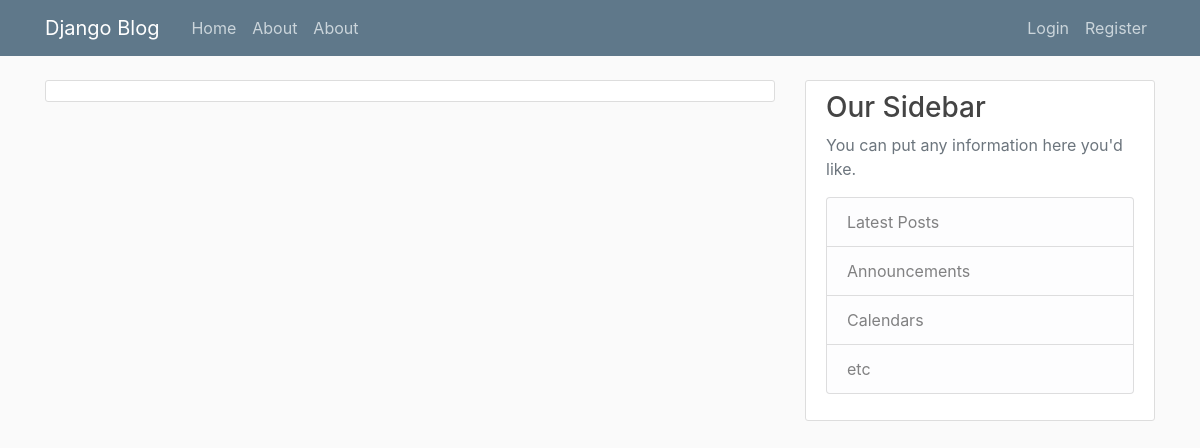
Page /movies/1/ on the earlier database version.
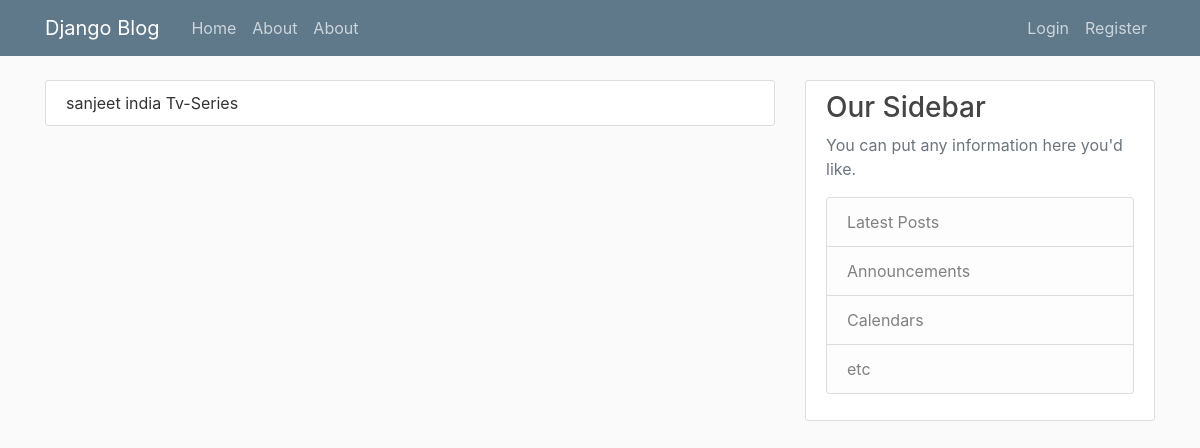
Same page on the later database version.
### movies_list/models.py (models this page shows, shortened)
class Movies_list(models.Model):
	movies_id=models.AutoField(primary_key=True)
	name=models.CharField(max_length=50)
	genre=models.ManyToManyField(Genre_list)
	cast=models.ManyToManyField(Cast_list)
	director=models.ManyToManyField(Director_list)
	writer=models.ManyToManyField(Writer_list)
	awards=models.ManyToManyField(Award_list)
	country=models.ForeignKey(Country_list, on_delete=models.PROTECT)
	story_line=models.TextField(default='')
	cost=models.PositiveIntegerField(default=0)
	release_date=models.DateTimeField( blank=False,null=False)
	created_at=models.DateTimeField(default=timezone.now)
	language=models.ManyToManyField(Language_list)
	imdb_rating=models.FloatField()
	imdb_link=models.TextField()
	trailer_link=models.TextField()
	views=models.PositiveIntegerField(default=0)
	likes=models.PositiveIntegerField(default=0)
	dislike=models.PositiveIntegerField(default=0)
	ratting=models.FloatField(default=0.0)
	tags=models.TextField()
	Quality=models.ForeignKey(Quality_list,on_delete=models.PROTECT)
	movies_user_id=models.ForeignKey(User, on_delete=models.PROTECT)
	movies_type=models.ForeignKey(Movies_type_list,on_delete=models.PROTECT)
	class Meta:
		verbose_name_plural='movies'

class Country_list(models.Model):
	country_id=models.AutoField(primary_key=True)
	country_name=models.CharField(max_length=50)
	country_short_code=models.CharField(max_length=5)
	country_image=models.ImageField(default='country.jpg',upload_to='country_pics')
	def __str__(self):
		return f'{self.country_name}'
	class Meta:
		verbose_name_plural='Country'

class Movies_type_list(models.Model):
	movies_type_id=models.AutoField(primary_key=True)
	movies_type_name=models.CharField(max_length=12)
	def __str__(self):
		return f'{self.movies_type_name}'
	class Meta:
		verbose_name_plural='movies_type'

### movies_list/views.py (the view)
# urls.py: path("movies/<int:movies_id>/",Movies_detail,name="movies-detail"),
def Movies_detail(request,movies_id):
	movies_details=Movies_list.objects.filter(movies_id=movies_id)
	genre_movies_details=Genre_list.objects.filter(movies_list__movies_id=movies_id)
	cast_movies_details=Cast_list.objects.filter(movies_list__movies_id=movies_id)
	director_movies_details=Director_list.objects.filter(movies_list__movies_id=movies_id)
	writer_movies_details=Writer_list.objects.filter(movies_list__movies_id=movies_id)
	awards_movies_details=Award_list.objects.filter(movies_list__movies_id=movies_id)
	country_movies_details=Country_list.objects.filter(movies_list__movies_id=movies_id)
	movies_type_movies_details=Movies_type_list.objects.filter(movies_list__movies_id=movies_id)
	movies_user_id_movies_details=User.objects.filter(movies_list__movies_id=movies_id)
	language_movies_details=Language_list.objects.filter(movies_list__movies_id=movies_id)
	quality_movies_details=Quality_list.objects.filter(movies_list__movies_id=movies_id)#only for manytoone and manytomany relations
	context={
		"movies_details":movies_details,
		"genre_movies_details":genre_movies_details,
		"director_movies_details":director_movies_details,
		"cast_movies_details":cast_movies_details,
		"writer_movies_details":writer_movies_details,
		"awards_movies_details":awards_movies_details,
		"country_movies_details":country_movies_details,
		"movies_type_movies_details":movies_type_movies_details,
		"language_movies_details":language_movies_details,
		"movies_user_id_movies_details":movies_user_id_movies_details,
		"quality_movies_details":quality_movies_details
	}
	return render(request,"movies_list/movies_details.html",context)

### movies_list/Templates/movies_list/movies_details.html (shortened to what this page needs)
{% extends "users/base.html" %}
{% load crispy_forms_tags %}
{% block content %}
    <div class="content-section">
{% for doc in movies_details %}
  {{doc.name}}
{% endfor %}
{%for country in country_movies_details%}
{{country}}
{%endfor%}
{%for movies_type in movies_type_movies_details%}
{{movies_type}}
{%endfor%}
    </div>
{% endblock content %}

### users/Templates/users/base.html (shortened to what this page needs)
{% load static %}
<!DOCTYPE html>
<html>
<head>
    <link rel="stylesheet" href="https://maxcdn.bootstrapcdn.com/bootstrap/4.0.0/css/bootstrap.min.css">
    <link rel="stylesheet" type="text/css" href="{% static 'css/main.css' %}">
</head>
<body>
	 <header class="site-header">
      <nav class="navbar navbar-expand-md navbar-dark bg-steel fixed-top">
        <div class="container">
          <a class="navbar-brand mr-4" href='{% url "movies-index"%}'>Django Blog</a>
          <div class="collapse navbar-collapse" id="navbarToggle">
            <div class="navbar-nav mr-auto">
              <a class="nav-item nav-link" href="#">Home</a>
              <a class="nav-item nav-link" href="#">About</a>
              <a class="nav-item nav-link" href="#">About</a>
            </div>
            <div class="navbar-nav">
              {% if user.is_authenticated %}
                <a class="nav-item nav-link" href="#">New Post</a>
                <a class="nav-item nav-link" href="{% url 'profile' %}">Profile</a>
                <a class="nav-item nav-link" href="{% url 'logout' %}">Logout</a>
              {% else %}
                <a class="nav-item nav-link" href="{% url 'login' %}">Login</a>
                <a class="nav-item nav-link" href="{% url 'register' %}">Register</a>
              {% endif %}
            </div>
          </div>
        </div>
      </nav>
    </header>
    <main role="main" class="container">
      <div class="row">
        <div class="col-md-8">
          {% block content %}{% endblock %}
        </div>
        <div class="col-md-4">
          <div class="content-section">
            <h3>Our Sidebar</h3>
            <p class='text-muted'>You can put any information here you'd like.
              <ul class="list-group">
                <li class="list-group-item list-group-item-light">Latest Posts</li>
                <li class="list-group-item list-group-item-light">Announcements</li>
                <li class="list-group-item list-group-item-light">Calendars</li>
                <li class="list-group-item list-group-item-light">etc</li>
              </ul>
            </p>
          </div>
        </div>
      </div>
    </main>
</body>
</html>

### users/static/css/main.css (style rules this page uses)
body { background: #fafafa; color: #333333; margin-top: 5rem; }
h1, h2, h3, h4, h5, h6 { color: #444444; }
ul { margin: 0; }
.bg-steel { background-color: #5f788a; }
.site-header .navbar-nav .nav-link { color: #cbd5db; }
.content-section { background: #ffffff; padding: 10px 20px; border: 1px solid #dddddd; border-radius: 3px; margin-bottom: 20px; }

Differences in the rows shown:
added Movies_list: name "sanjeet"
now on this page (row unchanged): Country_list: country_name "india"
now on this page (row unchanged): Movies_type_list: movies_type_name "Tv-Series"
